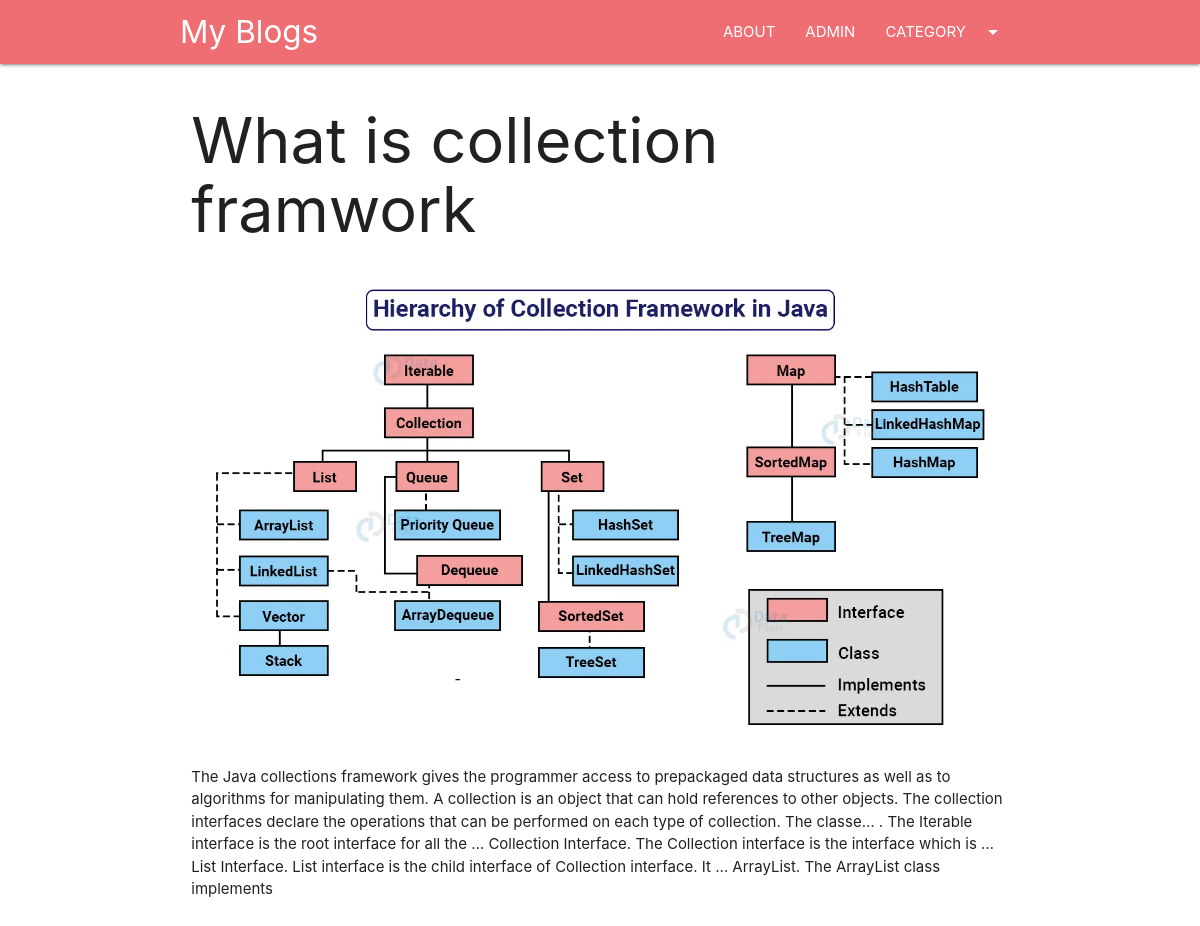
The app's page /blog/cl with its own data.
### blog/models.py (models this page shows, shortened)
class Post(models.Model):
    post_id = models.AutoField(primary_key=True)
    Title = models.CharField(max_length=100)
    Content = models.TextField()
    url = models.CharField(max_length=100)
    cat = models.ForeignKey(Category, on_delete=models.CASCADE)
    image = models.ImageField(upload_to='post/')

### blog/views.py (the view)
# urls.py: path('blog/<slug:url>', post),
def post(request, url):
    post = Post.objects.get(url=url)
    cats = Category.objects.all()
    return render(request, 'post.html', {'post': post, 'cats': cats})

### templates/post.html (shortened to what this page needs)
{% extends 'base.html' %}
{% block content %}
<div class="container">
    <div class="row">
        <div class="col 12 12">
            <h1>{{post.Title}}</h1>
            <img src="/media/{{post.image}}" class="responsive-img">
            <p>
                {{post.Content}}
            </p>
        </div>
    </div>
</div>
{% endblock %}

### records on screen
Post: Title "What is collection framwork", image (picture), Content "The Java collections framework gives the programmer access to prepackaged data structures as well as to algorithms for manipulating them. A collection is an object that can hold references to other objects. The collection interfaces declare the operations that can be performed on each type of collection. The classe… . The Iterable interface is the root interface for all the … Collection Interface. The Collection interface is the interface which is … List Interface. List interface is the child interface of Collection interface. It … ArrayList. The ArrayList class implements"
